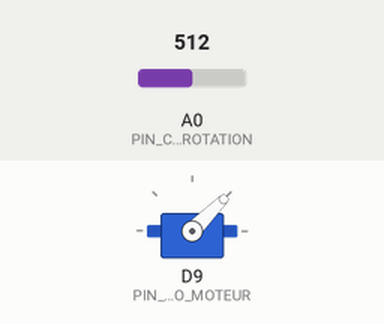
Bench run of a program on a simulated Arduino MKR. Shown: servo. Inputs (shaded band) come from the test bench; at power-on: A0 (PIN_CAPTEUR_ROTATION) = 512. WiFi joins after 1.5 s; servers stay silent unless stated; no MQTT or app messages arrive unless stated; what the program prints to the serial monitor is not drawn.

Above: at 12.7 s.
12.8 s: A0 (PIN_CAPTEUR_ROTATION) set to 716
At 14.0 s:
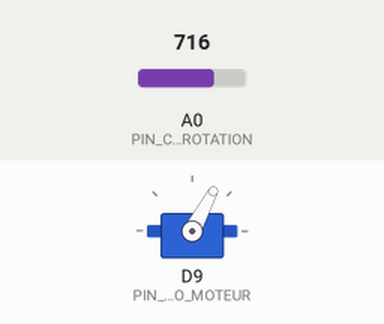
14.3 s: A0 (PIN_CAPTEUR_ROTATION) set to 1023
At 15.0 s:
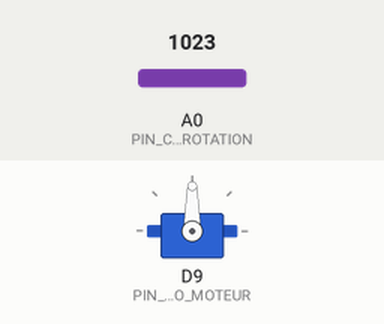
15.8 s: A0 (PIN_CAPTEUR_ROTATION) set to 306
At 16.1 s:
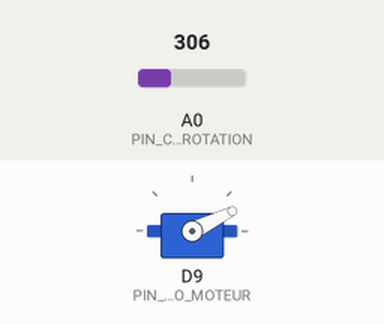
17.3 s: A0 (PIN_CAPTEUR_ROTATION) set to 122
At 18.4 s:
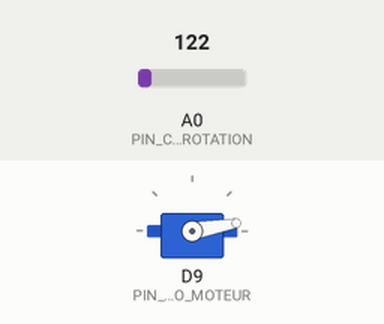
Timing chart, 0 to 19.8 s (numbered marks = the images above; inputs shaded):
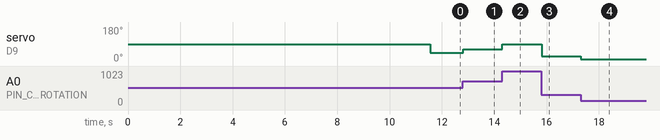

Measured:
- after the input at 12.8 s, servo on D9 (PIN_SERVO_MOTEUR): 45° → 62° at once
- after the input at 14.3 s, servo on D9 (PIN_SERVO_MOTEUR): 62° → 90° at once
- after the input at 15.8 s, servo on D9 (PIN_SERVO_MOTEUR): 90° → 26° at once
- after the input at 17.3 s, servo on D9 (PIN_SERVO_MOTEUR): 26° → 10° at once

The program:

main.cpp
```cpp
/*

TITRE          : Control Servo Moteur avec Detecteur de Rotation. Test ELTE1069
AUTEUR         : Franck Nkeubou Awougang
DATE           : 09/02/2022
DESCRIPTION    : Programme pour le Test de ELTE permettant de controler le servo moteur
					avec un detecteur de rotation.
VERSION        : 0.0.1

*/
#include <Arduino.h>
#include <Servo.h>
#include "WIFIConnector_MKR1000.h"
#include "MQTTConnector.h"

// Declaration des classes.
Servo ServoMoteur;  // Création d'un objet de type Servo (un servo moteur).

// Declaration des constantes.
const int PIN_SERVO_MOTEUR = 9; // Pin attachee au servo moteur
const int PIN_CAPTEUR_ROTATION = A0;  // Pin attachee au capteur de rotation.

// Declaration des variables.
unsigned short int DelayAttente = 15; 		// Temp d'attente pour que le servo moteur se positionne.
unsigned short int ValueAngleServo = 0;        // Valeur envoyee dans le servo moteur.
unsigned short int RotationSensorValue = 0;        // Valeur lue par le capteur de roation.
unsigned short int LastValueAngleServo = 0; 		// Derniere valeur de l'angle du servo moteur.

void setup() {
	//Initialisation du wifi.
	wifiConnect();                  //Branchement au réseau WIFI
	MQTTConnect();                  //Branchement au broker MQTT
	// initialisation du moniteur serie.
	Serial.begin(9600);
	ServoMoteur.attach(PIN_SERVO_MOTEUR);  // Spécifie la ServoPIN à notre servo moteur.
	LastValueAngleServo = ServoMoteur.read(); // On specifie la derniere valeur a l'angle actuel.
	// ServoMoteur.write(0); // On reset la valeur de l'angle au debut.
	// delay(2000); // On attend deux secondes pour reset.
}

void loop() {
	// Lecture de la valeur du capteur de rotation.
	RotationSensorValue = analogRead(PIN_CAPTEUR_ROTATION);
	// Faisons un mapping pour avoir la correspondance suivant la limite du control de l'angle.
	ValueAngleServo = map(RotationSensorValue, 0, 1023, 0, 90);
	// Changeons la valeur du servo moteur avec la nouvelle valeur obtenue.
	ServoMoteur.write(ValueAngleServo);
	delay(DelayAttente); // Attendons que le servo moteur se positionne.
	// condition d'envoi des donnees sur Thingsboard. On envoi uniquement lorsqu'on observe un changement de deux degres.
	if (ValueAngleServo - LastValueAngleServo == 3 || ValueAngleServo - LastValueAngleServo == -3){
		// On a obtenu une variation de 02 degres soit de plus ou soit de moins.

		Serial.print("\n\nVariation OBTENUE.\n\n = ");
		// On prepare la chaine a envoyer sur la plateforme IdO.
		appendPayload("ValueAngleServo", ValueAngleServo);
		appendPayload("RotationSensorValue", RotationSensorValue);
		// On envoi les informations sur la plateforme IdO.
		sendPayload();
		LastValueAngleServo = ValueAngleServo; // On sauvegarde la derniere variation.
	}
	// // print the results to the serial monitor:
	// Serial.print("sensor = ");
	// Serial.print(RotationSensorValue);
	// Serial.print("\t output = ");
	// Serial.println(ValueAngleServo);

	// // wait 2 milliseconds before the next loop
	// // for the analog-to-digital converter to settle
	// // after the last reading:
}
```

MQTTConnector.h
```cpp
/*
  Titre      : MQTTConnector.h
  Auteur     : André Roussel
  Date       : 05/11/2021
  Description: Utilitaire de branchement a un Broker MQTT une fois une connexion établisa l'internet via WIFI, GSM, etc...
  Droits     : Reproduction permise pour usage pédagogique
  Version    : 0.0.1
*/


#include <MQTT.h>


//Constante nécessaire pour le branchement au Broker MQTT

const char MQTT_SERVER[]    = SECRET_MQTT_SERVER_IP;    // Adresse IP du broker MQTT
const int MQTT_SERVER_PORT  = SECRET_MQTT_SERVER_PORT;  // Port du broker MQTT


// Pramètre d'identification de l'objet
const char TOKEN[]        = SECRET_TOKEN;         // Token d'accès de l'objet
const char DEVICE_ID[]    = SECRET_DEVICE_ID;     // Numéro d'indentification de l'objet provenant de Thingsboard

MQTTClient ClientMQTT;      // Création d'un client MQTT pour l'échange de donnée entre l'objet IDO et le broker MQTT


String Payload ="{";      // Chaine de caractère qui contiendra le message envoyer de l'objet vers thingsboard


// Fonctionnalité de branchement utilisant le protocole MQTT

void MQTTConnect() {

  ClientMQTT.begin(MQTT_SERVER, MQTT_SERVER_PORT, ClientWIFI);

  while (!ClientMQTT.connect(DEVICE_ID, TOKEN, "")) {
    Serial.print(".");
    delay(1000);
  }

  Serial.println("\nBranché au broker MQTT!\n");

}


// Affiche la payload qui est envoyé ainsi que sa longeur


/*
  Fonctionnalité qui permet de créer la chaine de données a envoyé au broker MQTT
  Pour le moment, cette chaine ne doit pas dépassé un maximum de 100 caractère
*/

void appendPayload(String Name, float Val)
{

  if( Payload != "{")
  {
    Payload += ",";
  }

  Payload += "\"";
  Payload += Name;
  Payload += "\": ";
  Payload += Val;

}

/*
  Fonctionnalité qui permet l'envoie de la chaine de caractères sous la forme de paires
  Nom associé a la donnée, Valeur de al donnée
*/

void sendPayload()
{
  char attributes[200];
  Payload += "}";
  Payload.toCharArray(attributes, 200);
  ClientMQTT.publish("v1/devices/me/telemetry", attributes);

  Serial.print("Payload -> ");
  Serial.println(Payload);
  Serial.print("Payload length -> ");
  Serial.println(Payload.length());

  Payload="{";

}
```

Secrets.h
```cpp
/*
SSID du WIFI ainsi que le mot de passe
Modifier les paramètre WIFI pour le réseau auquels votre objets doit se brancher
*/

#define WIFI_SECRET_SSID "IOT_OBJECTS"
#define WIFI_SECRET_PASS "42Bidules!"

/*
Information nécessaire pour le branchement a un Broker MQTT
Dans le cadre du cours AIIA1013, ne modifié pas cet information
*/

#define SECRET_MQTT_SERVER_IP "198.164.130.74"
#define SECRET_MQTT_SERVER_PORT 1883

/*
Détails sur l'indentification de l'objet
Cette information provient de l'objet virtuel créer sur le serveur Thingsbord
*/

#define SECRET_TOKEN  "prTioiWQZS3amlT4lkx2"
#define SECRET_DEVICE_ID "895e3060-89b5-11ec-9235-d318ce92df6e"
```

WIFIConnector_MKR1000.h
```cpp
/*
  Titre      : WIFIConnector_MKR1000.h
  Auteur     : André Roussel
  Date       : 03/11/2021
  Description: Fonctions nécessaire pour branché un Arduino MKR1000 a un réseau WIFI
  Droits     : Reproduction permise pour usage pédagogique
  Version    : 0.0.1
*/


#include "Secrets.h"
#include <SPI.h>
#include <WIFININA.h>
#include "wifiStatus.h"


const char SSID[] = WIFI_SECRET_SSID; // WiFI ssid provenant du fichier Secrets.h
const char PASS[] = WIFI_SECRET_PASS; //WiFI mot de passe provenant du fichier Secrets.h

int status = WL_IDLE_STATUS;          // Statut de la radio WIFI


WiFiClient ClientWIFI;                //Objets représantant un client se branchant a un réseau WIFI


/*
Fonction de connectivité a un réseau WIFI
*/

void wifiConnect()
{

  // Boucle de branchement au réseau WIFI.  Essaie de branchement a tout les 10 secondes jusqu'a réussite
  while (status != WL_CONNECTED)
  {
    Serial.print("Tentative de branchement au réseau: ");
    Serial.println(SSID);
    status = WiFi.begin(SSID, PASS);
    Serial.println(status);


    delay(10000);  // Délai de 10 secondes entre les tentatives de connexion
  }

  //Sortie de la boucle, alors branché au réseau SSID
  Serial.print("Maintenant branché au réseau WIFI ");
  Serial.println(SSID);

  //Impression de l'information de connexion
  printCurrentNet();
  printWifiData();

}
```

wifiStatus.h
```cpp
/*
  Titre      : wifiStatus.h
  Auteur     : Trouvé sur le WEB et référence perdu dans la brume des temps
  Date       : 03/11/2021
  Description: Fonctionnalité pour information sur le branchement
  Droits     : Reproduction permise pour usage pédagogique
  Version    : 0.0.1
*/

//  Impression de l'adresse MAC du uC

void printMacAddress(byte mac[]) {
  for (int i = 5; i >= 0; i--) {
    if (mac[i] < 16) {
      Serial.print("0");
    }
    Serial.print(mac[i], HEX);
    if (i > 0) {
      Serial.print(":");
    }
  }
  Serial.println();
}


// Obtention de l'adresse IP et MAC du uC

void printWifiData() {
  // print your board's IP address:
  IPAddress ip = WiFi.localIP();
  Serial.print("IP Address: ");
  Serial.println(ip);

  // print your MAC address:
  byte mac[6];
  WiFi.macAddress(mac);
  Serial.print("MAC address: ");
  printMacAddress(mac);
}

// Capture de l'information du réseau WIFI

void printCurrentNet() {
  // print the SSID of the network you're attached to:
  Serial.print("SSID: ");
  Serial.println(WiFi.SSID());

  // print the MAC address of the router you're attached to:
  byte bssid[6];
  WiFi.BSSID(bssid);
  Serial.print("BSSID: ");
  printMacAddress(bssid);

  // print the received signal strength:
  long rssi = WiFi.RSSI();
  Serial.print("signal strength (RSSI):");
  Serial.println(rssi);

  // print the encryption type:
  byte encryption = WiFi.encryptionType();
  Serial.print("Encryption Type:");
  Serial.println(encryption, HEX);
  Serial.println();
}
```
